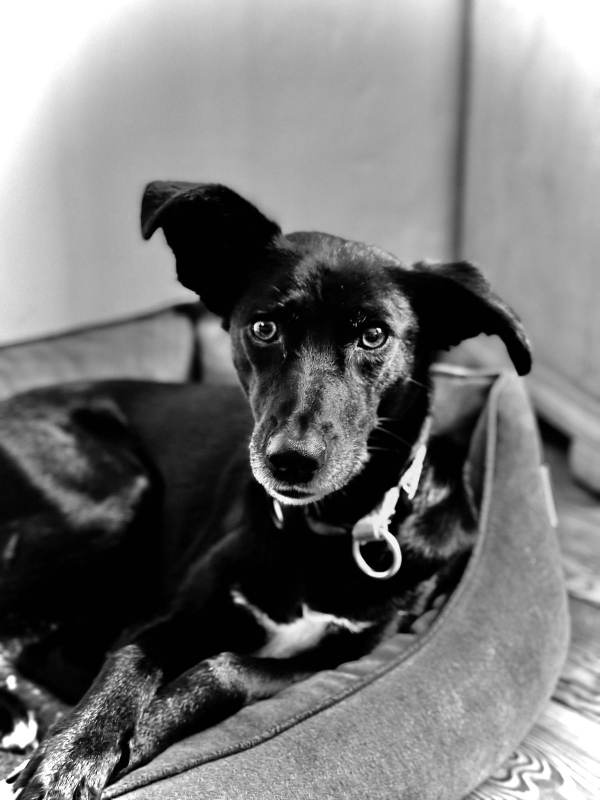
#> input picture 050_ComputerVision/070_DiffusionModels/data/kiki.jpg, 1200 x 1600 px (shown at 1/2 size)
$ python 10_forward_diffusion.py
#> lines starting #> are read from the running program, lines starting #| are printed output that depends on the picture
#%% packages
import numpy as np
import seaborn as sns
import matplotlib.pyplot as plt
from PIL import Image
#%%
def load_image(path, size=(64, 64)):
    """Loads and resizes an image, then normalizes it to [0, 1]."""
#> called with path = 'data/kiki.jpg', size = (128, 128)
    image = Image.open(path).convert("RGB").resize(size)
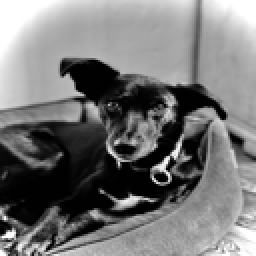
#> image: PIL image 128x128 RGB (shown 2 times larger); min 0, max 255, mean 118
    return np.array(image) / 255.0

def add_noise(image, noise_level):
    """Adds Gaussian noise to the image."""
    noise = np.random.normal(0, noise_level, image.shape)
    noised_image = image + noise
    return np.clip(noised_image, 0, 1)

def forward_diffusion(image, steps, max_noise=1.0):
    """Applies forward diffusion (adding noise step by step)."""
#> called with steps = 100, max_noise = 0.2
    for step in range(steps):
        noise_level = (step + 1) / steps * max_noise
        image = add_noise(image, noise_level)
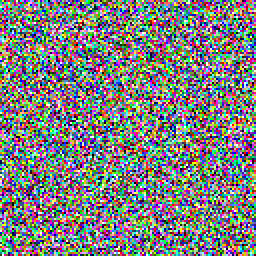
#> image: shape (128, 128, 3) float64 (shown 2 times larger); mean of channels 0, 1, 2 0.496, 0.5, 0.5; drawn as R, G, B
    return image

#%% Test

# Path to your image file (use a small one to start!)
image_path = 'data/kiki.jpg'  # Change this!

original = load_image(image_path, size=(128, 128))
steps = 100  # Diffusion steps
noised = forward_diffusion(image=original, steps=steps, max_noise=0.2)

#%% Visualise results
sns.set_style("whitegrid")

fig, axs = plt.subplots(1, 2, figsize=(10, 5))
with sns.axes_style("white"):
    axs[0].imshow(original)
    axs[0].set_title("Original", fontsize=14)
    axs[0].axis("off")

    axs[1].imshow(noised)
    axs[1].set_title(f"Noised after {steps} steps", fontsize=14)
    axs[1].axis("off")

sns.despine(left=True, bottom=True)
plt.tight_layout()
plt.show()
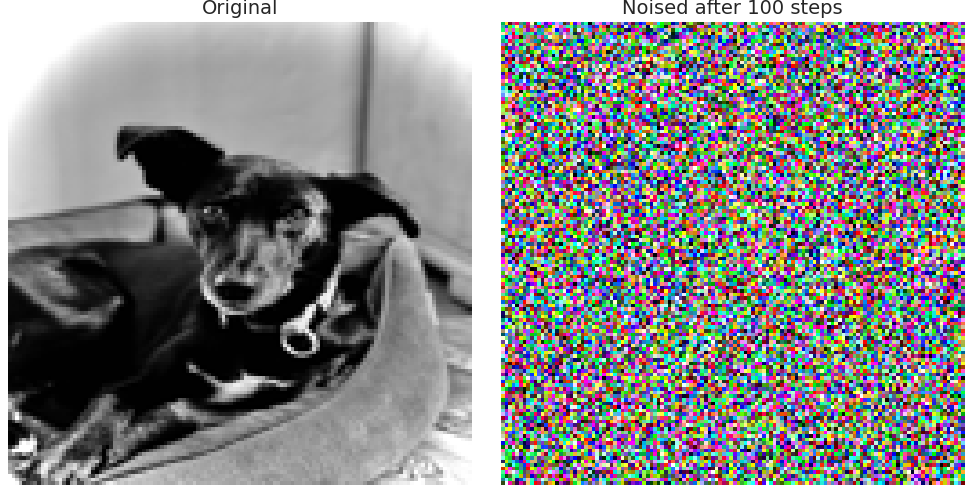
#> figure drawn by matplotlib, 2 panels

# %%
